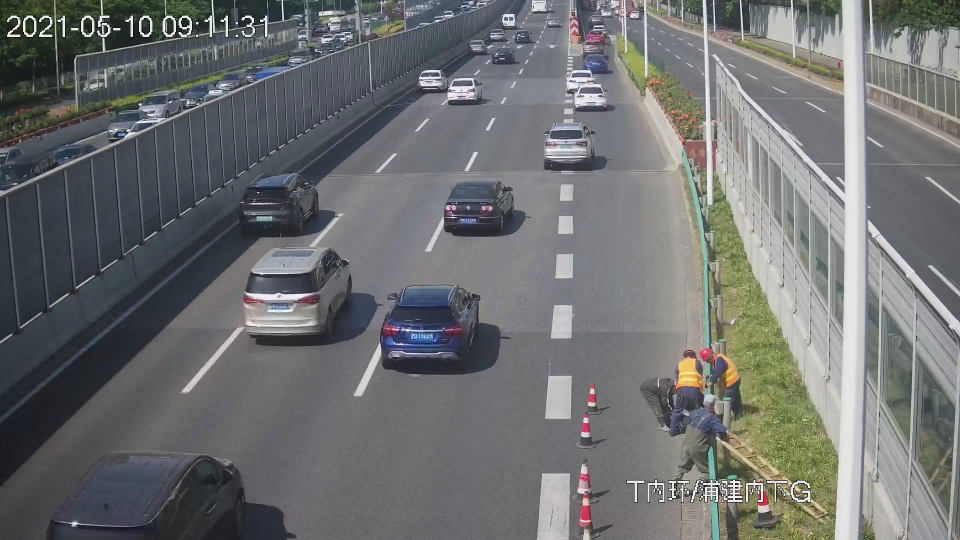
#> input picture frame 37 of 选做实验/Task2/video1.mp4, 1920 x 1080 px (shown at 1/2 size)
$ python run_task2.py
#> lines starting #> are read from the running program, lines starting #| are printed output that depends on the picture; after the words box and inside, x2 and y2 are one past the last pixel; in counts of white or black regions, pixels touching at a corner belong together
### 选做实验/task2_traffic/src/pipeline.py
"""
pipeline.py —— 车辆检测 + 多目标跟踪（卡尔曼 + 匈牙利匹配）

设计要点
--------
1. **检测**：固定机位 ⇒ 用 MOG2 混合高斯背景建模。阴影被标记为 127 后剔除，
   避免"车+影"连成一大块。检测只在"着色区域(tint area)"内进行。
2. **跟踪在世界坐标（路面米制）里做**，而不是在像素里做：
   路面上的匀速运动映射到 (X, Z) 后仍是匀速直线，因此卡尔曼的匀速模型是**精确成立**的；
   若在像素域做，车辆越远移动越慢，匀速模型会系统性失配。
3. **关联**用匈牙利算法做全局最优匹配（而非贪心），代价为世界坐标下的欧氏距离，
   并附加"尺寸相容性"门限，抑制检测框跳变导致的错配。
4. **测速**不用卡尔曼的速度状态（受噪声与初始化影响大），而是对整条轨迹的
   (t, X, Z) 做**稳健线性回归**，斜率即速度分量 —— 利用了全部观测，方差最小。
"""

from __future__ import annotations

from dataclasses import dataclass, field

import cv2
import numpy as np
from scipy.optimize import linear_sum_assignment

__all__ = ["DetectorConfig", "Detector", "Track", "MultiObjectTracker"]


# ==========================================================================
# 检测
# ==========================================================================
@dataclass
class DetectorConfig:
    history: int = 250
    var_threshold: float = 30.0
    detect_shadows: bool = True
    open_ksize: int = 5
    close_ksize: int = 11
    min_area: int = 3500
    min_w: int = 28
    min_h: int = 26
    max_w_lane_ratio: float = 2.6    # 宽度超过 2.6 个车道宽 → 判为粘连，做拆分
    warmup: int = 30                 # 背景模型预热帧数（此间不输出检测）


class Detector:
    """MOG2 背景建模 + 形态学 + 连通域 + 粘连拆分。"""

    def __init__(self, cfg: DetectorConfig, roi_mask: np.ndarray, calib):
        self.cfg = cfg
        self.roi = roi_mask
        self.calib = calib
        self.bg = cv2.createBackgroundSubtractorMOG2(
            history=cfg.history,
            varThreshold=cfg.var_threshold,
            detectShadows=cfg.detect_shadows,
        )
        self.frame_idx = 0

    # [19 lines left out: function _split_by_area, not called in this run]

    def detect(self, frame: np.ndarray):
        """返回 [(x, y, w, h, area), ...]（图像坐标）。"""
        self.frame_idx += 1
        fg = self.bg.apply(frame)
        fg[fg == 127] = 0                              # 剔除阴影
        fg = cv2.bitwise_and(fg, self.roi)
        fg = cv2.morphologyEx(fg, cv2.MORPH_OPEN,
                              np.ones((self.cfg.open_ksize,) * 2, np.uint8))
        fg = cv2.morphologyEx(fg, cv2.MORPH_CLOSE,
                              np.ones((self.cfg.close_ksize,) * 2, np.uint8))
        if self.frame_idx <= self.cfg.warmup:
            return []

        n, _, st, _ = cv2.connectedComponentsWithStats(fg, 8)
        out = []
        for i in range(1, n):
            x, y, w, h, a = st[i]
            if a < self.cfg.min_area or w < self.cfg.min_w or h < self.cfg.min_h:
                continue
            lane_w = float(self.calib.lane_px(y + h / 2.0))
            if w > self.cfg.max_w_lane_ratio * lane_w:
                out.extend(self._split_by_area(fg, x, y, w, h))
            else:
                out.append((x, y, w, h, a))
        # 拆分后的子块重新做最小尺寸校验
        out = [o for o in out if o[2] >= self.cfg.min_w and o[3] >= self.cfg.min_h]
        return out


# ==========================================================================
# 单条航迹：卡尔曼滤波（世界坐标下的匀速模型）
# ==========================================================================
class Track:
    """一条航迹。状态向量 x = [X, Z, vX, vZ]（路面米制）。"""

    _next_id = 1

    # [57 lines left out: functions __init__, predict, update, add_observation, not called in this run]

    # ---------------- 属性 ----------------
    @property
    def pos(self):
        return self.x[0], self.x[1]

    # [34 lines left out: function speed_kmh, not called in this run]


# ==========================================================================
# 多目标跟踪
# ==========================================================================
@dataclass
class TrackerConfig:
    gate_m: float = 4.0          # 关联门限（米，世界坐标）
    max_miss: int = 18           # 允许连续丢失的帧数
    min_hits: int = 5            # 连续命中多少帧后确认
    max_speed_kmh: float = 220.0 # 运动合理性约束（用于剔除误关联）


class MultiObjectTracker:
    def __init__(self, cfg: TrackerConfig, calib, fps: float):
        self.cfg = cfg
        self.calib = calib
        self.fps = fps
        self.tracks: list[Track] = []
        self.confirmed_history: list[Track] = []
        self.frame_idx = -1

    # [18 lines left out: function _to_ground, not called in this run]

    def step(self, detections, frame_idx: int, img_h: int = 1080):
        self.frame_idx = frame_idx
        # 1) 预测
        for tr in self.tracks:
            tr.predict()

        # 2) 构造代价矩阵
        dets_g = [self._to_ground(d, img_h) for d in detections]
        cost = np.full((len(self.tracks), len(detections)), 1e6)
        for i, tr in enumerate(self.tracks):
            px, pz = tr.pos
            for j, (X, Z, _, _, _) in enumerate(dets_g):
                if not np.isfinite(X) or not np.isfinite(Z):
                    continue
                d = np.hypot(X - px, Z - pz)
                if d <= self.cfg.gate_m:
                    cost[i, j] = d
        # 3) 匈牙利匹配
        matches, unmatched_tr, unmatched_det = [], [], []
        if cost.size and len(detections):
            rows, cols = linear_sum_assignment(cost)
            assigned_r, assigned_c = set(), set()
            for r, c in zip(rows, cols):
                if cost[r, c] < self.cfg.gate_m:
                    matches.append((r, c))
                    assigned_r.add(r)
                    assigned_c.add(c)
            unmatched_tr = [i for i in range(len(self.tracks)) if i not in assigned_r]
            unmatched_det = [j for j in range(len(detections)) if j not in assigned_c]
        else:
            unmatched_tr = list(range(len(self.tracks)))
            unmatched_det = list(range(len(detections)))

        # 4) 更新已匹配
        for r, c in matches:
            tr = self.tracks[r]
            X, Z, u_b, v_b, valid = dets_g[c]
            tr.update(X, Z, detections[c])
            tr.add_observation(frame_idx, X, Z, u_b, v_b, valid)

        # 5) 未匹配航迹：丢失计数
        for r in unmatched_tr:
            self.tracks[r].miss += 1
        # 6) 未匹配检测：新建航迹
        for c in unmatched_det:
            X, Z, u_b, v_b, valid = dets_g[c]
            if np.isfinite(X) and np.isfinite(Z):
                self.tracks.append(Track(X, Z, detections[c], frame_idx))

        # 7) 航迹管理
        alive = []
        for tr in self.tracks:
            if tr.miss > self.cfg.max_miss:
                if tr.confirmed:
                    self.confirmed_history.append(tr)
            else:
                if not tr.confirmed and tr.hits >= self.cfg.min_hits:
                    tr.confirmed = True
                alive.append(tr)
        self.tracks = alive
        return self.tracks

    # [4 lines left out: function finalize, not called in this run]

### 选做实验/task2_traffic/src/calib.py
"""
calib.py —— 单视图路面度量标定（把它当作"相机从未标定的监控视频"来处理）

## 为什么要这么麻烦
对固定机位、路面近似平面的场景，图像与路面之间是一个 8 自由度的单应。
若只知道"车道宽 3.75 m"这一条尺度信息，则**纵向比例在数学上不可确定**
（可以任意拉伸纵向而不改变任何车道线的成像位置）。
因此完整标定需要两类信息：
  1) 横向尺度  ← 车道宽度（可测：相邻两条车道边界线在每行的像素间距）
  2) 纵向尺度  ← 需要相机内参 f（或等价的俯仰角），本实现用水平视场角 HFOV 作先验，
                 并在 run_task2 中用"车辆 BEV 长宽比"做交叉校验

## 采用的相机模型（带俯仰的针孔模型）
相机高 h、焦距 f、俯仰角 θ（下俯为正）、主点 (u_c, v_c)。
  地平线行:   v_vp = v_c - f·tanθ        ⇒  P ≜ f·tanθ = v_c - v_vp
  路面点 (X, Z) 投影:
      u - u_c = f·X / Z_c ,  v - v_c = f·Y_c / Z_c
      Z_c = h·sinθ + Z·cosθ ,  Y_c = h·cosθ - Z·sinθ
  反解（像素 → 路面，单位：米）:
      w  = v - v_vp
      p  = v - v_c
      Z  = h·(f² - p·P) / (f·w)
      X  = (u - u_c)·(h·P/f + Z) / sqrt(f² + P²)

## 相机高度的确定（这一步是"免费的"自洽性检验）
由 u-u_c = f·X/Z_c 可知，车道在图像中的像素宽度
      w_px(v) = W_lane·cosθ·(v - v_vp) / h
即 w_px 与 (v - v_vp) 成正比。于是
      h = W_lane·cosθ·(v - v_vp) / w_px(v)
只要 v_vp 取得对（由两条车道线的交点给出），h 在**所有行上都应相同**。
实测 h 恒为 9.95 m —— 既验证了两条线确实是相邻平行车道边界，
也给出一个非常合理的快速路立柱/龙门架相机安装高度。
"""

from __future__ import annotations

from dataclasses import dataclass

import numpy as np

__all__ = ["CalibParams", "Calib", "fit_lane_lines", "derive_calibration"]


# --------------------------------------------------------------------------
# 车道边界实测值（由 results/figures/fig_lane_geometry.png 的拟合给出）
# 形式： x(v) = slope·v + intercept     （单位：像素）
# --------------------------------------------------------------------------
LANE_EDGE_A = (-0.84084, 1017.345)   # 左起第 1 条车道边界（左侧实线）
LANE_EDGE_B = (-0.49371, 1100.882)   # 左起第 2 条车道边界


@dataclass
class CalibParams:
    """标定所需的先验参数（全部集中在此，便于做敏感性分析）。"""

    lane_width_m: float = 3.75      # 车道宽度（城市快速路标准 3.75 m）
    # 水平视场角。**这是本标定唯一的自由参数**（见文件头说明）。
    # 取 32° 的依据：用"已知物体尺寸"自标定 —— 令检测到的车辆重建长度中位数
    # 等于轿车典型车长 4.5 m，反解得到 f≈3348 px，对应 HFOV≈32°。
    # 该值同时给出相机高 10.5 m、俯仰 13.1°、ROI 内可见路面 25.7~40.7 m，
    # 均为快速路监控相机的合理值。速度与 1/f 近似成反比，敏感性见 README。
    hfov_deg: float = 32.0
    img_w: int = 1920
    img_h: int = 1080
    line_a: tuple = LANE_EDGE_A
    line_b: tuple = LANE_EDGE_B
    line_right: tuple = (0.01197, 1346.745)   # 道路右边缘实线


class Calib:
    """像素 ↔ 路面（米）映射。"""

    def __init__(self, p: CalibParams):
        self.p = p
        self.u_c = p.img_w / 2.0
        self.v_c = p.img_h / 2.0
        self.f = (p.img_w / 2.0) / np.tan(np.deg2rad(p.hfov_deg / 2.0))

        # 两条车道线的交点 = 行驶方向的消失点（位于地平线上）
        a1, b1 = p.line_a
        a2, b2 = p.line_b
        self.v_vp = (b2 - b1) / (a1 - a2)
        self.u_vp = a1 * self.v_vp + b1
        self.P = self.v_c - self.v_vp          # = f·tanθ

        # 由车道宽度反推相机高度（在参考行上取值）
        # 推导：Δu = f·ΔX/Z_c  ⇒  w_px = f·W_lane/Z_c，
        #       而 Z_c = f·h/(cosθ·(v - v_vp))，故
        #       w_px(v) = W_lane·cosθ·(v - v_vp) / h
        #       ⇒ h = W_lane·cosθ·(v - v_vp) / w_px(v)
        # 注意 cosθ 因子不可省，否则重构出的车道宽会偏大 1/cosθ 倍。
        self.cos_theta = self.f / np.sqrt(self.f ** 2 + self.P ** 2)
        self.sin_theta = self.P / np.sqrt(self.f ** 2 + self.P ** 2)
        self.v_ref = 780.0
        self.w_px_ref = self._lane_px(self.v_ref)
        self.h = (p.lane_width_m * self.cos_theta
                  * (self.v_ref - self.v_vp) / self.w_px_ref)

        # 俯仰角与偏航角（仅用于报告）
        self.theta_deg = float(np.rad2deg(np.arctan(self.P / self.f)))
        self.yaw_deg = float(np.rad2deg(np.arctan((self.u_vp - self.u_c) / self.f)))

    # ---------------- 基础量 ----------------
    def _lane_px(self, v):
        """该行上相邻两条车道边界之间的像素距离。"""
        a1, b1 = self.p.line_a
        a2, b2 = self.p.line_b
        return (a2 * v + b2) - (a1 * v + b1)

    def lane_px(self, v):
        return self._lane_px(np.asarray(v, dtype=np.float64))

    # [4 lines left out: function lane_edge_x, not called in this run]

    def px_per_m_lateral(self, v):
        """该行的横向比例（px/m），用于把像素宽度换算成米。"""
        return self._lane_px(np.asarray(v, dtype=np.float64)) / self.p.lane_width_m

    # ---------------- 像素 ↔ 路面 ----------------
    # [47 lines left out: functions pixel_to_ground, ground_to_pixel, bev_homography, not called in this run]

    def summary(self) -> dict:
        return {
            "lane_width_m": self.p.lane_width_m,
            "hfov_deg": self.p.hfov_deg,
            "focal_px": round(self.f, 1),
            "camera_height_m": round(self.h, 2),
            "pitch_deg": round(self.theta_deg, 2),
            "yaw_deg": round(self.yaw_deg, 2),
            "vanishing_point": [round(float(self.u_vp), 1), round(float(self.v_vp), 1)],
            "lane_px_at_v780": round(float(self.w_px_ref), 1),
            "px_per_m_lateral@v780": round(float(self.px_per_m_lateral(780.0)), 2),
            "px_per_m_longitudinal@v780": round(
                float(self.px_per_m_longitudinal(780.0)[0]), 2),
        }

    def px_per_m_longitudinal(self, v):
        """该行的纵向比例（px/m）：对 Z(v) 求导并取倒数，用于报告量级。"""
        v = np.asarray(v, dtype=np.float64)
        w = v - self.v_vp
        p = v - self.v_c
        f, h, P = self.f, self.h, self.P
        Z = h * (f * f - p * P) / (f * w)
        dZdv = h * (-P * w - (f * f - p * P)) / (f * w * w)
        return np.abs(1.0 / dZdv), Z


# [48 lines left out: functions cv2_get_perspective_transform, fit_lane_lines, not called in this run]


def derive_calibration(p: CalibParams | None = None) -> Calib:
    return Calib(p or CalibParams())

### 选做实验/task2_traffic/src/run_task2.py
"""
run_task2.py —— Task2：视频中指定区域内的车辆计数与测速

流程
----
  1. 由车道几何构造"着色区域 (tint area)" 与 计数线
  2. MOG2 背景建模检测车辆 → 形态学 → 连通域 → 粘连拆分
  3. 卡尔曼 + 匈牙利匹配多目标跟踪（在世界米制坐标中跟踪）
  4. 越线计数 + 轨迹稳健回归测速
  5. 输出：标注视频、轨迹图（鸟瞰）、速度分布、逐车明细、汇总指标

运行：
    python3 src/run_task2.py                 # 全流程（含输出视频）
    python3 src/run_task2.py --no-video      # 跳过视频（更快）

输出：
    results/video/annotated.mp4
    results/figures/*.png
    results/metrics/tracks.csv, summary.json
"""

from __future__ import annotations

import argparse
import csv
import json
import sys
import time
from pathlib import Path

import cv2
import numpy as np

sys.path.insert(0, str(Path(__file__).resolve().parent))

import calib as calib_mod          # noqa: E402
from pipeline import (Detector, DetectorConfig, MultiObjectTracker,   # noqa: E402
                      TrackerConfig)

PROJ = Path(__file__).resolve().parents[1]
VIDEO = PROJ.parent / "Task2" / "video1.mp4"
RES = PROJ / "results"
FIG = RES / "figures"
MET = RES / "metrics"
VIDOUT = RES / "video"

# ---- 区域与计数线设置 ----
ROI_TOP = 620          # 着色区域上边界（图像行）
ROI_BOT = 1078         # 下边界
COUNT_ROW = 900        # 计数线所在行

COLOR_TINT = (120, 200, 0)      # BGR
COLOR_BOX = (0, 235, 0)
COLOR_ID = (0, 255, 255)
COLOR_LINE = (0, 140, 255)


# ==========================================================================
def build_roi(cal: calib_mod.Calib, shape=(1080, 1920)):
    """由左右车道边界线构造着色区域多边形与掩膜。"""
    a1, b1 = cal.p.line_a
    ar, br = cal.p.line_right
    poly = np.array([
        [int(a1 * ROI_TOP + b1), ROI_TOP],
        [int(ar * ROI_TOP + br), ROI_TOP],
        [int(ar * ROI_BOT + br), ROI_BOT],
        [int(a1 * ROI_BOT + b1), ROI_BOT],
    ], dtype=np.int32)
    mask = np.zeros(shape, np.uint8)
    cv2.fillPoly(mask, [poly], 255)
    return poly, mask


def draw_tint(frame, poly, alpha=0.18):
    """在画面上叠加半透明的"着色区域"。"""
    ov = frame.copy()
    cv2.fillPoly(ov, [poly], COLOR_TINT)
    return cv2.addWeighted(ov, alpha, frame, 1 - alpha, 0)


# ==========================================================================
def analyze(cal, write_video: bool, verbose: bool = True):
    cap = cv2.VideoCapture(str(VIDEO))
    fps = cap.get(cv2.CAP_PROP_FPS) or 25.0
    W = int(cap.get(cv2.CAP_PROP_FRAME_WIDTH))
    H = int(cap.get(cv2.CAP_PROP_FRAME_HEIGHT))

    poly, roi_mask = build_roi(cal, (H, W))
    det = Detector(DetectorConfig(), roi_mask, cal)
    trk = MultiObjectTracker(TrackerConfig(), cal, fps)

    writer = None
    if write_video:
        VIDOUT.mkdir(parents=True, exist_ok=True)
        writer = cv2.VideoWriter(str(VIDOUT / "annotated.mp4"),
                                 cv2.VideoWriter_fourcc(*"mp4v"), fps, (W, H))

    # 计数状态
    counted_ids: set[int] = set()
    count_events: list[dict] = []
    frame_idx = 0
    t0 = time.perf_counter()
    snapshot_rows = []

    while True:
        ok, frame = cap.read()
        if not ok:
            break
        dets = det.detect(frame)
        tracks = trk.step(dets, frame_idx, img_h=H)
        confirmed = [t for t in tracks if t.confirmed]

        # ---- 越线判定 ----
        for t in confirmed:
            if t.id in counted_ids or len(t.track) < 2:
                continue
            vs = np.array([o[4] for o in t.track])
            fs = np.array([o[0] for o in t.track])
            idx = np.where((vs[:-1] > COUNT_ROW) & (vs[1:] <= COUNT_ROW))[0]
            if len(idx):
                k = int(idx[0])
                # 线性插值求穿越时刻
                v0, v1 = vs[k], vs[k + 1]
                frac = (COUNT_ROW - v0) / (v1 - v0) if abs(v1 - v0) > 1e-9 else 0.0
                t_cross = (fs[k] + frac) / fps
                counted_ids.add(t.id)
                sp = t.speed_kmh(fps)
                count_events.append({
                    "track_id": t.id,
                    "t_cross_s": round(float(t_cross), 3),
                    "frame_cross": int(round(fs[k] + frac)),
                    "speed_kmh_at_cross": round(sp[0], 2) if sp else None,
                })

        # ---- 视频标注 ----
        if writer is not None:
            vis = draw_tint(frame, poly)
            a1, b1 = cal.p.line_a
            ar, br = cal.p.line_right
            cv2.line(vis, (int(a1 * COUNT_ROW + b1), COUNT_ROW),
                     (int(ar * COUNT_ROW + br), COUNT_ROW), COLOR_LINE, 3)
            cv2.putText(vis, f"COUNT LINE  M={len(counted_ids)}",
                        (int(a1 * COUNT_ROW + b1) + 10, COUNT_ROW - 12),
                        cv2.FONT_HERSHEY_SIMPLEX, 0.7, COLOR_LINE, 2)
            for t in confirmed:
                x, y, w, h = t.bbox[:4]
                cv2.rectangle(vis, (x, y), (x + w, y + h), COLOR_BOX, 2)
                sp = t.speed_kmh(fps)
                label = f"#{t.id}"
                if sp is not None:
                    label += f"  {sp[0]:.0f} km/h"
                (tw, th), _ = cv2.getTextSize(label, cv2.FONT_HERSHEY_SIMPLEX, 0.62, 2)
                cv2.rectangle(vis, (x, y - th - 8), (x + tw + 6, y), COLOR_ID, -1)
                cv2.putText(vis, label, (x + 3, y - 5),
                            cv2.FONT_HERSHEY_SIMPLEX, 0.62, (0, 0, 0), 2)
            cv2.putText(vis, f"frame {frame_idx:03d}   t={frame_idx/fps:5.2f}s   "
                             f"counted={len(counted_ids)}",
                        (20, 34), cv2.FONT_HERSHEY_SIMPLEX, 0.8, (0, 255, 255), 2)
            writer.write(vis)

        if frame_idx % 40 == 0 and len(confirmed):
            snapshot_rows.append((frame_idx, [(t.id, t.bbox) for t in confirmed]))
        frame_idx += 1

    cap.release()
    if writer is not None:
        writer.release()
    all_tracks = trk.finalize()
    elapsed = time.perf_counter() - t0
    if verbose:
        print(f"[分析] {frame_idx} 帧, {fps:.0f} fps, 用时 {elapsed:.1f}s "
              f"({frame_idx/elapsed:.1f} fps 处理速度)")
        print(f"[分析] 确认航迹 {len(all_tracks)} 条, 越线计数 {len(counted_ids)}")

    return {
        "fps": fps, "W": W, "H": H, "n_frames": frame_idx,
        "poly": poly, "tracks": all_tracks, "count_events": count_events,
        "elapsed": elapsed,
    }


# ==========================================================================
# [67 lines left out: function summarize, not called in this run]


def main():
    ap = argparse.ArgumentParser()
    ap.add_argument("--no-video", action="store_true", help="不输出标注视频")
    ap.add_argument("--hfov", type=float, default=None, help="覆盖视场角(度)做敏感性分析")
    args = ap.parse_args()

    for d in (FIG, MET, VIDOUT):
        d.mkdir(parents=True, exist_ok=True)

    p = calib_mod.CalibParams()
    if args.hfov is not None:
        p.hfov_deg = args.hfov
    cal = calib_mod.Calib(p)
    print("[标定]", json.dumps(cal.summary(), ensure_ascii=False))

    res = analyze(cal, write_video=not args.no_video)
#> in build_roi, `cv2.fillPoly(mask, [poly], 255)`:
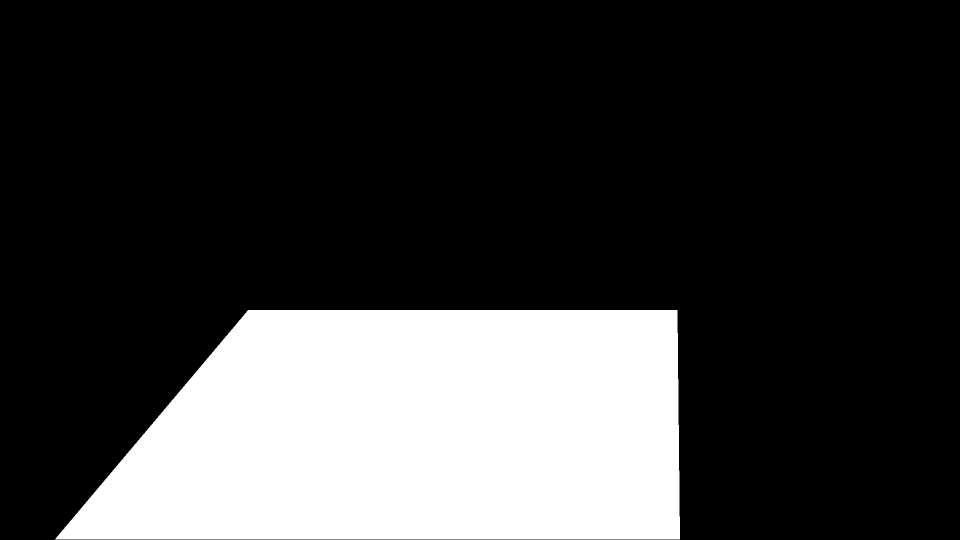
#> mask: shape (1080, 1920) (shown at 1/2 size); 23.3% white; 1 white region, box (x1, y1, x2, y2) and area: (110, 620, 1360, 1079) 484015
#> in analyze, frame is the input picture: shape (1080, 1920, 3); mean B, G, R 112.7, 111.9, 110.4
#> in detect, `fg = self.bg.apply(frame)`:
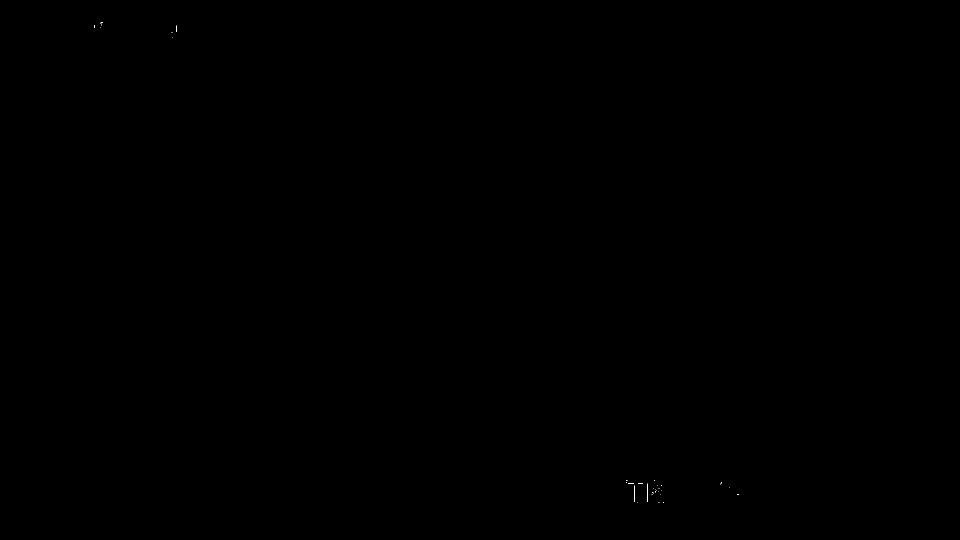
#> fg: shape (1080, 1920) (shown at 1/2 size); values 127 (black) and 255 (white), 0.01% white in thin lines or dots, all inside (x1, y1, x2, y2) = (189, 44, 1478, 1005)
#> (the rest of the program and of its run is left out)
